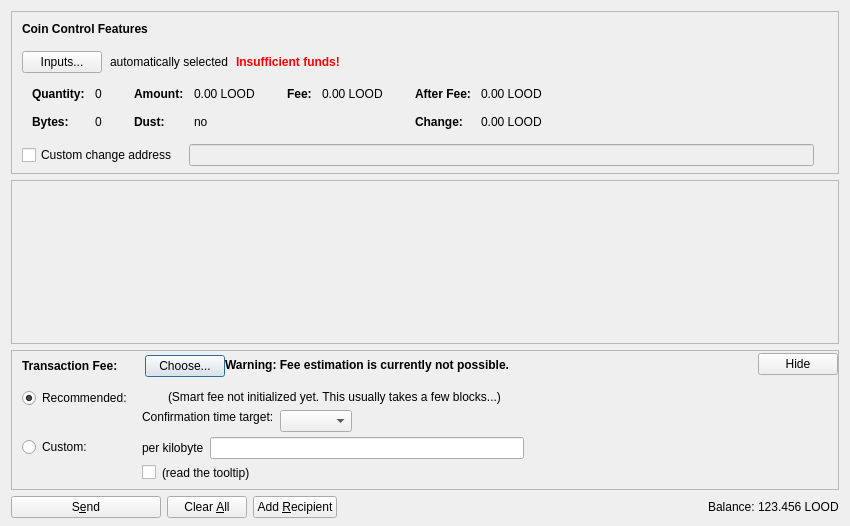
<?xml version="1.0" encoding="UTF-8"?>
<ui version="4.0">
 <class>SendCoinsDialog</class>
 <widget class="QDialog" name="SendCoinsDialog">
  <property name="geometry">
   <rect>
    <x>0</x>
    <y>0</y>
    <width>850</width>
    <height>526</height>
   </rect>
  </property>
  <property name="windowTitle">
   <string>Send Coins</string>
  </property>
  <layout class="QVBoxLayout" name="verticalLayout" stretch="0,1,0,0">
   <property name="bottomMargin">
    <number>8</number>
   </property>
   <item>
    <widget class="QFrame" name="frameCoinControl">
     <property name="sizePolicy">
      <sizepolicy hsizetype="Expanding" vsizetype="Expanding">
       <horstretch>0</horstretch>
       <verstretch>0</verstretch>
      </sizepolicy>
     </property>
     <property name="maximumSize">
      <size>
       <width>16777215</width>
       <height>16777215</height>
      </size>
     </property>
     <property name="frameShape">
      <enum>QFrame::StyledPanel</enum>
     </property>
     <property name="frameShadow">
      <enum>QFrame::Sunken</enum>
     </property>
     <layout class="QVBoxLayout" name="verticalLayoutCoinControl2">
      <property name="spacing">
       <number>0</number>
      </property>
      <property name="leftMargin">
       <number>0</number>
      </property>
      <property name="topMargin">
       <number>0</number>
      </property>
      <property name="rightMargin">
       <number>0</number>
      </property>
      <property name="bottomMargin">
       <number>6</number>
      </property>
      <item>
       <layout class="QVBoxLayout" name="verticalLayoutCoinControl" stretch="0,0,0,0,1">
        <property name="spacing">
         <number>0</number>
        </property>
        <property name="leftMargin">
         <number>10</number>
        </property>
        <property name="topMargin">
         <number>10</number>
        </property>
        <item>
         <layout class="QHBoxLayout" name="horizontalLayoutCoinControl1">
          <property name="bottomMargin">
           <number>15</number>
          </property>
          <item>
           <widget class="QLabel" name="labelCoinControlFeatures">
            <property name="sizePolicy">
             <sizepolicy hsizetype="Preferred" vsizetype="Maximum">
              <horstretch>0</horstretch>
              <verstretch>0</verstretch>
             </sizepolicy>
            </property>
            <property name="font">
             <font>
              <weight>75</weight>
              <bold>true</bold>
             </font>
            </property>
            <property name="styleSheet">
             <string notr="true">font-weight:bold;</string>
            </property>
            <property name="text">
             <string>Coin Control Features</string>
            </property>
           </widget>
          </item>
         </layout>
        </item>
        <item>
         <layout class="QHBoxLayout" name="horizontalLayoutCoinControl2" stretch="0,0,0,0">
          <property name="spacing">
           <number>8</number>
          </property>
          <property name="bottomMargin">
           <number>10</number>
          </property>
          <item>
           <widget class="QPushButton" name="pushButtonCoinControl">
            <property name="styleSheet">
             <string notr="true"/>
            </property>
            <property name="text">
             <string>Inputs...</string>
            </property>
            <property name="autoDefault">
             <bool>false</bool>
            </property>
           </widget>
          </item>
          <item>
           <widget class="QLabel" name="labelCoinControlAutomaticallySelected">
            <property name="text">
             <string>automatically selected</string>
            </property>
            <property name="margin">
             <number>5</number>
            </property>
           </widget>
          </item>
          <item>
           <widget class="QLabel" name="labelCoinControlInsuffFunds">
            <property name="font">
             <font>
              <weight>75</weight>
              <bold>true</bold>
             </font>
            </property>
            <property name="styleSheet">
             <string notr="true">color:red;font-weight:bold;</string>
            </property>
            <property name="text">
             <string>Insufficient funds!</string>
            </property>
            <property name="margin">
             <number>5</number>
            </property>
           </widget>
          </item>
          <item>
           <spacer name="horizontalSpacerCoinControl">
            <property name="orientation">
             <enum>Qt::Horizontal</enum>
            </property>
            <property name="sizeHint" stdset="0">
             <size>
              <width>40</width>
              <height>1</height>
             </size>
            </property>
           </spacer>
          </item>
         </layout>
        </item>
        <item>
         <widget class="QWidget" name="widgetCoinControl" native="true">
          <property name="sizePolicy">
           <sizepolicy hsizetype="Preferred" vsizetype="Preferred">
            <horstretch>0</horstretch>
            <verstretch>0</verstretch>
           </sizepolicy>
          </property>
          <property name="minimumSize">
           <size>
            <width>0</width>
            <height>0</height>
           </size>
          </property>
          <property name="styleSheet">
           <string notr="true"/>
          </property>
          <layout class="QHBoxLayout" name="horizontalLayoutCoinControl5">
           <property name="leftMargin">
            <number>0</number>
           </property>
           <property name="topMargin">
            <number>0</number>
           </property>
           <property name="rightMargin">
            <number>0</number>
           </property>
           <property name="bottomMargin">
            <number>0</number>
           </property>
           <item>
            <layout class="QHBoxLayout" name="horizontalLayoutCoinControl3" stretch="0,0,0,1">
             <property name="spacing">
              <number>20</number>
             </property>
             <property name="topMargin">
              <number>0</number>
             </property>
             <property name="bottomMargin">
              <number>10</number>
             </property>
             <item>
              <layout class="QFormLayout" name="formLayoutCoinControl1">
               <property name="horizontalSpacing">
                <number>10</number>
               </property>
               <property name="verticalSpacing">
                <number>14</number>
               </property>
               <property name="leftMargin">
                <number>10</number>
               </property>
               <property name="topMargin">
                <number>4</number>
               </property>
               <property name="rightMargin">
                <number>6</number>
               </property>
               <item row="0" column="0">
                <widget class="QLabel" name="labelCoinControlQuantityText">
                 <property name="font">
                  <font>
                   <weight>75</weight>
                   <bold>true</bold>
                  </font>
                 </property>
                 <property name="text">
                  <string>Quantity:</string>
                 </property>
                 <property name="margin">
                  <number>0</number>
                 </property>
                </widget>
               </item>
               <item row="0" column="1">
                <widget class="QLabel" name="labelCoinControlQuantity">
                 <property name="cursor">
                  <cursorShape>IBeamCursor</cursorShape>
                 </property>
                 <property name="contextMenuPolicy">
                  <enum>Qt::ActionsContextMenu</enum>
                 </property>
                 <property name="text">
                  <string notr="true">0</string>
                 </property>
                 <property name="margin">
                  <number>0</number>
                 </property>
                 <property name="textInteractionFlags">
                  <set>Qt::LinksAccessibleByMouse|Qt::TextSelectableByKeyboard|Qt::TextSelectableByMouse</set>
                 </property>
                </widget>
               </item>
               <item row="1" column="0">
                <widget class="QLabel" name="labelCoinControlBytesText">
                 <property name="font">
                  <font>
                   <weight>75</weight>
                   <bold>true</bold>
                  </font>
                 </property>
                 <property name="text">
                  <string>Bytes:</string>
                 </property>
                </widget>
               </item>
               <item row="1" column="1">
                <widget class="QLabel" name="labelCoinControlBytes">
                 <property name="cursor">
                  <cursorShape>IBeamCursor</cursorShape>
                 </property>
                 <property name="contextMenuPolicy">
                  <enum>Qt::ActionsContextMenu</enum>
                 </property>
                 <property name="text">
                  <string notr="true">0</string>
                 </property>
                 <property name="textInteractionFlags">
                  <set>Qt::LinksAccessibleByMouse|Qt::TextSelectableByKeyboard|Qt::TextSelectableByMouse</set>
                 </property>
                </widget>
               </item>
              </layout>
             </item>
             <item>
              <layout class="QFormLayout" name="formLayoutCoinControl2">
               <property name="horizontalSpacing">
                <number>10</number>
               </property>
               <property name="verticalSpacing">
                <number>14</number>
               </property>
               <property name="leftMargin">
                <number>6</number>
               </property>
               <property name="topMargin">
                <number>4</number>
               </property>
               <property name="rightMargin">
                <number>6</number>
               </property>
               <item row="0" column="0">
                <widget class="QLabel" name="labelCoinControlAmountText">
                 <property name="font">
                  <font>
                   <weight>75</weight>
                   <bold>true</bold>
                  </font>
                 </property>
                 <property name="text">
                  <string>Amount:</string>
                 </property>
                 <property name="margin">
                  <number>0</number>
                 </property>
                </widget>
               </item>
               <item row="0" column="1">
                <widget class="QLabel" name="labelCoinControlAmount">
                 <property name="cursor">
                  <cursorShape>IBeamCursor</cursorShape>
                 </property>
                 <property name="contextMenuPolicy">
                  <enum>Qt::ActionsContextMenu</enum>
                 </property>
                 <property name="text">
                  <string notr="true">0.00 LOOD</string>
                 </property>
                 <property name="textInteractionFlags">
                  <set>Qt::LinksAccessibleByMouse|Qt::TextSelectableByKeyboard|Qt::TextSelectableByMouse</set>
                 </property>
                </widget>
               </item>
               <item row="1" column="0">
                <widget class="QLabel" name="labelCoinControlLowOutputText">
                 <property name="font">
                  <font>
                   <weight>75</weight>
                   <bold>true</bold>
                  </font>
                 </property>
                 <property name="text">
                  <string>Dust:</string>
                 </property>
                </widget>
               </item>
               <item row="1" column="1">
                <widget class="QLabel" name="labelCoinControlLowOutput">
                 <property name="cursor">
                  <cursorShape>IBeamCursor</cursorShape>
                 </property>
                 <property name="contextMenuPolicy">
                  <enum>Qt::ActionsContextMenu</enum>
                 </property>
                 <property name="text">
                  <string notr="true">no</string>
                 </property>
                 <property name="textInteractionFlags">
                  <set>Qt::LinksAccessibleByMouse|Qt::TextSelectableByKeyboard|Qt::TextSelectableByMouse</set>
                 </property>
                </widget>
               </item>
              </layout>
             </item>
             <item>
              <layout class="QFormLayout" name="formLayoutCoinControl3">
               <property name="horizontalSpacing">
                <number>10</number>
               </property>
               <property name="verticalSpacing">
                <number>14</number>
               </property>
               <property name="leftMargin">
                <number>6</number>
               </property>
               <property name="topMargin">
                <number>4</number>
               </property>
               <property name="rightMargin">
                <number>6</number>
               </property>
               <item row="0" column="0">
                <widget class="QLabel" name="labelCoinControlFeeText">
                 <property name="font">
                  <font>
                   <weight>75</weight>
                   <bold>true</bold>
                  </font>
                 </property>
                 <property name="text">
                  <string>Fee:</string>
                 </property>
                 <property name="margin">
                  <number>0</number>
                 </property>
                </widget>
               </item>
               <item row="0" column="1">
                <widget class="QLabel" name="labelCoinControlFee">
                 <property name="cursor">
                  <cursorShape>IBeamCursor</cursorShape>
                 </property>
                 <property name="contextMenuPolicy">
                  <enum>Qt::ActionsContextMenu</enum>
                 </property>
                 <property name="text">
                  <string notr="true">0.00 LOOD</string>
                 </property>
                 <property name="textInteractionFlags">
                  <set>Qt::LinksAccessibleByMouse|Qt::TextSelectableByKeyboard|Qt::TextSelectableByMouse</set>
                 </property>
                </widget>
               </item>
              </layout>
             </item>
             <item>
              <layout class="QFormLayout" name="formLayoutCoinControl4">
               <property name="horizontalSpacing">
                <number>10</number>
               </property>
               <property name="verticalSpacing">
                <number>14</number>
               </property>
               <property name="leftMargin">
                <number>6</number>
               </property>
               <property name="topMargin">
                <number>4</number>
               </property>
               <property name="rightMargin">
                <number>6</number>
               </property>
               <item row="0" column="0">
                <widget class="QLabel" name="labelCoinControlAfterFeeText">
                 <property name="font">
                  <font>
                   <weight>75</weight>
                   <bold>true</bold>
                  </font>
                 </property>
                 <property name="text">
                  <string>After Fee:</string>
                 </property>
                 <property name="margin">
                  <number>0</number>
                 </property>
                </widget>
               </item>
               <item row="0" column="1">
                <widget class="QLabel" name="labelCoinControlAfterFee">
                 <property name="cursor">
                  <cursorShape>IBeamCursor</cursorShape>
                 </property>
                 <property name="contextMenuPolicy">
                  <enum>Qt::ActionsContextMenu</enum>
                 </property>
                 <property name="text">
                  <string notr="true">0.00 LOOD</string>
                 </property>
                 <property name="textInteractionFlags">
                  <set>Qt::LinksAccessibleByMouse|Qt::TextSelectableByKeyboard|Qt::TextSelectableByMouse</set>
                 </property>
                </widget>
               </item>
               <item row="1" column="0">
                <widget class="QLabel" name="labelCoinControlChangeText">
                 <property name="font">
                  <font>
                   <weight>75</weight>
                   <bold>true</bold>
                  </font>
                 </property>
                 <property name="text">
                  <string>Change:</string>
                 </property>
                </widget>
               </item>
               <item row="1" column="1">
                <widget class="QLabel" name="labelCoinControlChange">
                 <property name="cursor">
                  <cursorShape>IBeamCursor</cursorShape>
                 </property>
                 <property name="contextMenuPolicy">
                  <enum>Qt::ActionsContextMenu</enum>
                 </property>
                 <property name="text">
                  <string notr="true">0.00 LOOD</string>
                 </property>
                 <property name="textInteractionFlags">
                  <set>Qt::LinksAccessibleByMouse|Qt::TextSelectableByKeyboard|Qt::TextSelectableByMouse</set>
                 </property>
                </widget>
               </item>
              </layout>
             </item>
            </layout>
           </item>
          </layout>
         </widget>
        </item>
        <item>
         <layout class="QHBoxLayout" name="horizontalLayoutCoinControl4" stretch="0,0,0">
          <property name="spacing">
           <number>12</number>
          </property>
          <property name="sizeConstraint">
           <enum>QLayout::SetDefaultConstraint</enum>
          </property>
          <property name="topMargin">
           <number>5</number>
          </property>
          <property name="rightMargin">
           <number>5</number>
          </property>
          <item>
           <widget class="QCheckBox" name="checkBoxCoinControlChange">
            <property name="toolTip">
             <string>If this is activated, but the change address is empty or invalid, change will be sent to a newly generated address.</string>
            </property>
            <property name="text">
             <string>Custom change address</string>
            </property>
           </widget>
          </item>
          <item>
           <widget class="QValidatedLineEdit" name="lineEditCoinControlChange">
            <property name="enabled">
             <bool>false</bool>
            </property>
            <property name="sizePolicy">
             <sizepolicy hsizetype="Expanding" vsizetype="Fixed">
              <horstretch>0</horstretch>
              <verstretch>0</verstretch>
             </sizepolicy>
            </property>
           </widget>
          </item>
          <item>
           <widget class="QLabel" name="labelCoinControlChangeLabel">
            <property name="sizePolicy">
             <sizepolicy hsizetype="Preferred" vsizetype="Expanding">
              <horstretch>0</horstretch>
              <verstretch>0</verstretch>
             </sizepolicy>
            </property>
            <property name="minimumSize">
             <size>
              <width>0</width>
              <height>0</height>
             </size>
            </property>
            <property name="text">
             <string/>
            </property>
            <property name="margin">
             <number>3</number>
            </property>
           </widget>
          </item>
         </layout>
        </item>
        <item>
         <spacer name="verticalSpacerCoinControl">
          <property name="orientation">
           <enum>Qt::Vertical</enum>
          </property>
          <property name="sizeHint" stdset="0">
           <size>
            <width>800</width>
            <height>1</height>
           </size>
          </property>
         </spacer>
        </item>
       </layout>
      </item>
     </layout>
    </widget>
   </item>
   <item>
    <widget class="QScrollArea" name="scrollArea">
     <property name="widgetResizable">
      <bool>true</bool>
     </property>
     <widget class="QWidget" name="scrollAreaWidgetContents">
      <property name="geometry">
       <rect>
        <x>0</x>
        <y>0</y>
        <width>830</width>
        <height>104</height>
       </rect>
      </property>
      <layout class="QVBoxLayout" name="verticalLayout_2" stretch="0,1">
       <property name="leftMargin">
        <number>0</number>
       </property>
       <property name="topMargin">
        <number>0</number>
       </property>
       <property name="rightMargin">
        <number>0</number>
       </property>
       <property name="bottomMargin">
        <number>0</number>
       </property>
       <item>
        <layout class="QVBoxLayout" name="entries">
         <property name="spacing">
          <number>6</number>
         </property>
        </layout>
       </item>
       <item>
        <spacer name="verticalSpacer">
         <property name="orientation">
          <enum>Qt::Vertical</enum>
         </property>
         <property name="sizeHint" stdset="0">
          <size>
           <width>20</width>
           <height>40</height>
          </size>
         </property>
        </spacer>
       </item>
      </layout>
     </widget>
    </widget>
   </item>
   <item>
    <widget class="QFrame" name="frameFee">
     <property name="sizePolicy">
      <sizepolicy hsizetype="Expanding" vsizetype="Expanding">
       <horstretch>0</horstretch>
       <verstretch>0</verstretch>
      </sizepolicy>
     </property>
     <property name="maximumSize">
      <size>
       <width>16777215</width>
       <height>16777215</height>
      </size>
     </property>
     <property name="frameShape">
      <enum>QFrame::StyledPanel</enum>
     </property>
     <property name="frameShadow">
      <enum>QFrame::Sunken</enum>
     </property>
     <layout class="QVBoxLayout" name="verticalLayoutFee1">
      <property name="spacing">
       <number>0</number>
      </property>
      <property name="leftMargin">
       <number>0</number>
      </property>
      <property name="topMargin">
       <number>0</number>
      </property>
      <property name="rightMargin">
       <number>0</number>
      </property>
      <property name="bottomMargin">
       <number>0</number>
      </property>
      <item>
       <layout class="QVBoxLayout" name="verticalLayoutFee2" stretch="0,0,0">
        <property name="spacing">
         <number>0</number>
        </property>
        <property name="leftMargin">
         <number>10</number>
        </property>
        <property name="topMargin">
         <number>0</number>
        </property>
        <item>
         <layout class="QHBoxLayout" name="horizontalLayoutFee1">
          <property name="bottomMargin">
           <number>0</number>
          </property>
          <item>
           <layout class="QVBoxLayout" name="verticalLayoutFee7">
            <property name="spacing">
             <number>0</number>
            </property>
            <item>
             <spacer name="verticalSpacerSmartFee">
              <property name="orientation">
               <enum>Qt::Vertical</enum>
              </property>
              <property name="sizeType">
               <enum>QSizePolicy::Fixed</enum>
              </property>
              <property name="sizeHint" stdset="0">
               <size>
                <width>1</width>
                <height>4</height>
               </size>
              </property>
             </spacer>
            </item>
            <item>
             <layout class="QHBoxLayout" name="horizontalLayoutSmartFee">
              <property name="spacing">
               <number>10</number>
              </property>
              <item>
               <widget class="QLabel" name="labelFeeHeadline">
                <property name="sizePolicy">
                 <sizepolicy hsizetype="Preferred" vsizetype="Maximum">
                  <horstretch>0</horstretch>
                  <verstretch>0</verstretch>
                 </sizepolicy>
                </property>
                <property name="font">
                 <font>
                  <weight>75</weight>
                  <bold>true</bold>
                 </font>
                </property>
                <property name="styleSheet">
                 <string notr="true">font-weight:bold;</string>
                </property>
                <property name="text">
                 <string>Transaction Fee:</string>
                </property>
               </widget>
              </item>
              <item>
               <widget class="QLabel" name="labelFeeMinimized">
                <property name="text">
                 <string/>
                </property>
               </widget>
              </item>
              <item>
               <widget class="QPushButton" name="buttonChooseFee">
                <property name="text">
                 <string>Choose...</string>
                </property>
               </widget>
              </item>
             </layout>
            </item>
            <item>
             <spacer name="verticalSpacer_5">
              <property name="orientation">
               <enum>Qt::Vertical</enum>
              </property>
              <property name="sizeHint" stdset="0">
               <size>
                <width>1</width>
                <height>1</height>
               </size>
              </property>
             </spacer>
            </item>
           </layout>
          </item>
          <item>
           <widget class="QLabel" name="fallbackFeeWarningLabel">
            <property name="toolTip">
             <string>Using the fallbackfee can result in sending a transaction that will take several hours or days (or never) to confirm. Consider choosing your fee manually or wait until you have validated the complete chain.</string>
            </property>
            <property name="font">
            <font>
                <weight>75</weight>
                <bold>true</bold>
            </font>
            </property>
            <property name="text">
             <string>Warning: Fee estimation is currently not possible.</string>
            </property>
            <property name="wordWrap">
             <bool>false</bool>
            </property>
           </widget>
          </item>
          <item>
           <spacer name="horizontalSpacer_4">
            <property name="orientation">
             <enum>Qt::Horizontal</enum>
            </property>
            <property name="sizeType">
             <enum>QSizePolicy::MinimumExpanding</enum>
            </property>
            <property name="sizeHint" stdset="0">
             <size>
              <width>40</width>
              <height>20</height>
             </size>
            </property>
           </spacer>
          </item>
          <item>
           <widget class="QPushButton" name="buttonMinimizeFee">
            <property name="toolTip">
             <string>collapse fee-settings</string>
            </property>
            <property name="text">
             <string>Hide</string>
            </property>
           </widget>
          </item>
         </layout>
        </item>
        <item>
         <widget class="QFrame" name="frameFeeSelection">
          <layout class="QVBoxLayout" name="verticalLayoutFee12">
           <property name="spacing">
            <number>0</number>
           </property>
           <property name="leftMargin">
            <number>0</number>
           </property>
           <property name="topMargin">
            <number>0</number>
           </property>
           <property name="rightMargin">
            <number>0</number>
           </property>
           <property name="bottomMargin">
            <number>0</number>
           </property>
           <item>
            <layout class="QGridLayout" name="gridLayoutFee">
             <property name="topMargin">
              <number>10</number>
             </property>
             <property name="bottomMargin">
              <number>4</number>
             </property>
             <property name="horizontalSpacing">
              <number>10</number>
             </property>
             <property name="verticalSpacing">
              <number>4</number>
             </property>
             <item row="1" column="1">
              <layout class="QVBoxLayout" name="verticalLayoutFee8">
               <property name="spacing">
                <number>6</number>
               </property>
               <item>
                <layout class="QHBoxLayout" name="horizontalLayoutFee13">
                 <item>
                  <widget class="QLabel" name="labelCustomPerKilobyte">
                   <property name="toolTip">
                    <string>If the custom fee is set to 1000 satoshis and the transaction is only 250 bytes, then &quot;per kilobyte&quot; only pays 250 satoshis in fee, while &quot;total at least&quot; pays 1000 satoshis. For transactions bigger than a kilobyte both pay by kilobyte.</string>
                   </property>
                   <property name="text">
                    <string>per kilobyte</string>
                   </property>
                  </widget>
                 </item>
                 <item>
                  <widget class="LoodAmountField" name="customFee"/>
                 </item>
                 <item>
                  <spacer name="horizontalSpacer_6">
                   <property name="orientation">
                    <enum>Qt::Horizontal</enum>
                   </property>
                   <property name="sizeHint" stdset="0">
                    <size>
                     <width>1</width>
                     <height>1</height>
                    </size>
                   </property>
                  </spacer>
                 </item>
                </layout>
               </item>
               <item>
                <layout class="QHBoxLayout" name="horizontalLayoutFee8">
                 <item>
                  <widget class="QCheckBox" name="checkBoxMinimumFee">
                   <property name="toolTip">
                    <string>Paying only the minimum fee is just fine as long as there is less transaction volume than space in the blocks. But be aware that this can end up in a never confirming transaction once there is more demand for lood transactions than the network can process.</string>
                   </property>
                   <property name="text">
                    <string/>
                   </property>
                  </widget>
                 </item>
                 <item>
                  <widget class="QLabel" name="labelMinFeeWarning">
                   <property name="enabled">
                    <bool>true</bool>
                   </property>
                   <property name="toolTip">
                    <string>Paying only the minimum fee is just fine as long as there is less transaction volume than space in the blocks. But be aware that this can end up in a never confirming transaction once there is more demand for lood transactions than the network can process.</string>
                   </property>
                   <property name="text">
                    <string>(read the tooltip)</string>
                   </property>
                   <property name="margin">
                    <number>5</number>
                   </property>
                  </widget>
                 </item>
                 <item>
                  <spacer name="horizontalSpacer_2">
                   <property name="orientation">
                    <enum>Qt::Horizontal</enum>
                   </property>
                   <property name="sizeHint" stdset="0">
                    <size>
                     <width>1</width>
                     <height>1</height>
                    </size>
                   </property>
                  </spacer>
                 </item>
                </layout>
               </item>
              </layout>
             </item>
             <item row="0" column="0">
              <layout class="QVBoxLayout" name="verticalLayoutFee4" stretch="0,1">
               <item>
                <widget class="QRadioButton" name="radioSmartFee">
                 <property name="text">
                  <string>Recommended:</string>
                 </property>
                 <property name="checked">
                  <bool>true</bool>
                 </property>
                 <attribute name="buttonGroup">
                  <string notr="true">groupFee</string>
                 </attribute>
                </widget>
               </item>
               <item>
                <spacer name="verticalSpacer_2">
                 <property name="orientation">
                  <enum>Qt::Vertical</enum>
                 </property>
                 <property name="sizeHint" stdset="0">
                  <size>
                   <width>1</width>
                   <height>1</height>
                  </size>
                 </property>
                </spacer>
               </item>
              </layout>
             </item>
             <item row="1" column="0">
              <layout class="QVBoxLayout" name="verticalLayoutFee9" stretch="0,1">
               <item>
                <widget class="QRadioButton" name="radioCustomFee">
                 <property name="text">
                  <string>Custom:</string>
                 </property>
                 <attribute name="buttonGroup">
                  <string notr="true">groupFee</string>
                 </attribute>
                </widget>
               </item>
               <item>
                <spacer name="verticalSpacer_6">
                 <property name="orientation">
                  <enum>Qt::Vertical</enum>
                 </property>
                 <property name="sizeHint" stdset="0">
                  <size>
                   <width>1</width>
                   <height>1</height>
                  </size>
                 </property>
                </spacer>
               </item>
              </layout>
             </item>
             <item row="0" column="1">
              <layout class="QVBoxLayout" name="verticalLayoutFee3" stretch="0,0,1">
               <property name="spacing">
                <number>6</number>
               </property>
               <property name="topMargin">
                <number>2</number>
               </property>
               <item>
                <layout class="QHBoxLayout" name="horizontalLayoutFee12">
                 <item>
                  <widget class="QLabel" name="labelSmartFee">
                   <property name="text">
                    <string/>
                   </property>
                   <property name="margin">
                    <number>2</number>
                   </property>
                  </widget>
                 </item>
                 <item>
                  <widget class="QLabel" name="labelFeeEstimation">
                   <property name="text">
                    <string/>
                   </property>
                  </widget>
                 </item>
                 <item>
                  <widget class="QLabel" name="labelSmartFee2">
                   <property name="text">
                    <string>(Smart fee not initialized yet. This usually takes a few blocks...)</string>
                   </property>
                   <property name="margin">
                    <number>2</number>
                   </property>
                  </widget>
                 </item>
                 <item>
                  <spacer name="horizontalSpacer_5">
                   <property name="orientation">
                    <enum>Qt::Horizontal</enum>
                   </property>
                   <property name="sizeHint" stdset="0">
                    <size>
                     <width>1</width>
                     <height>1</height>
                    </size>
                   </property>
                  </spacer>
                 </item>
                </layout>
               </item>
               <item>
                <layout class="QHBoxLayout" name="horizontalLayoutFee9">
                 <item>
                  <layout class="QVBoxLayout" name="verticalLayoutFee6">
                   <item>
                    <widget class="QLabel" name="labelSmartFee3">
                     <property name="text">
                      <string>Confirmation time target:</string>
                     </property>
                     <property name="margin">
                      <number>2</number>
                     </property>
                    </widget>
                   </item>
                   <item>
                    <spacer name="verticalSpacer_3">
                     <property name="orientation">
                      <enum>Qt::Vertical</enum>
                     </property>
                     <property name="sizeHint" stdset="0">
                      <size>
                       <width>1</width>
                       <height>1</height>
                      </size>
                     </property>
                    </spacer>
                   </item>
                  </layout>
                 </item>
                 <item>
                  <layout class="QVBoxLayout" name="verticalLayoutFee5">
                   <property name="rightMargin">
                    <number>30</number>
                   </property>
                   <item>
                    <layout class="QHBoxLayout" name="horizontalLayoutConfTarget">
                     <property name="bottomMargin">
                      <number>0</number>
                     </property>
                     <item>
                      <widget class="QComboBox" name="confTargetSelector"/>
                     </item>
                     <item>
                      <spacer name="horizontalSpacerConfTarget">
                       <property name="orientation">
                        <enum>Qt::Horizontal</enum>
                       </property>
                       <property name="sizeHint" stdset="0">
                        <size>
                         <width>40</width>
                         <height>20</height>
                        </size>
                       </property>
                      </spacer>
                     </item>
                    </layout>
                   </item>
                  </layout>
                 </item>
                </layout>
               </item>
               <item>
                <spacer name="verticalSpacer_4">
                 <property name="orientation">
                  <enum>Qt::Vertical</enum>
                 </property>
                 <property name="sizeHint" stdset="0">
                  <size>
                   <width>1</width>
                   <height>1</height>
                  </size>
                 </property>
                </spacer>
               </item>
              </layout>
             </item>
            </layout>
           </item>
          </layout>
         </widget>
        </item>
        <item>
         <spacer name="verticalSpacerFee">
          <property name="orientation">
           <enum>Qt::Vertical</enum>
          </property>
          <property name="sizeHint" stdset="0">
           <size>
            <width>40</width>
            <height>5</height>
           </size>
          </property>
         </spacer>
        </item>
       </layout>
      </item>
     </layout>
    </widget>
   </item>
   <item>
    <layout class="QHBoxLayout" name="horizontalLayout">
     <item>
      <widget class="QPushButton" name="sendButton">
       <property name="minimumSize">
        <size>
         <width>150</width>
         <height>0</height>
        </size>
       </property>
       <property name="toolTip">
        <string>Confirm the send action</string>
       </property>
       <property name="text">
        <string>S&amp;end</string>
       </property>
       <property name="icon">
        <iconset resource="../lood.qrc">
         <normaloff>:/icons/send</normaloff>:/icons/send</iconset>
       </property>
       <property name="autoDefault">
        <bool>false</bool>
       </property>
       <property name="default">
        <bool>false</bool>
       </property>
      </widget>
     </item>
     <item>
      <widget class="QPushButton" name="clearButton">
       <property name="sizePolicy">
        <sizepolicy hsizetype="Minimum" vsizetype="Fixed">
         <horstretch>0</horstretch>
         <verstretch>0</verstretch>
        </sizepolicy>
       </property>
       <property name="toolTip">
        <string>Clear all fields of the form.</string>
       </property>
       <property name="text">
        <string>Clear &amp;All</string>
       </property>
       <property name="icon">
        <iconset resource="../lood.qrc">
         <normaloff>:/icons/remove</normaloff>:/icons/remove</iconset>
       </property>
       <property name="autoDefault">
        <bool>false</bool>
       </property>
      </widget>
     </item>
     <item>
      <widget class="QPushButton" name="addButton">
       <property name="toolTip">
        <string>Send to multiple recipients at once</string>
       </property>
       <property name="text">
        <string>Add &amp;Recipient</string>
       </property>
       <property name="icon">
        <iconset resource="../lood.qrc">
         <normaloff>:/icons/add</normaloff>:/icons/add</iconset>
       </property>
       <property name="autoDefault">
        <bool>false</bool>
       </property>
      </widget>
     </item>
     <item>
      <spacer name="horizontalSpacer">
       <property name="orientation">
        <enum>Qt::Horizontal</enum>
       </property>
       <property name="sizeHint" stdset="0">
        <size>
         <width>40</width>
         <height>20</height>
        </size>
       </property>
      </spacer>
     </item>
     <item>
      <layout class="QHBoxLayout" name="horizontalLayout_2">
       <property name="spacing">
        <number>3</number>
       </property>
       <item>
        <widget class="QLabel" name="label">
         <property name="sizePolicy">
          <sizepolicy hsizetype="Preferred" vsizetype="Fixed">
           <horstretch>0</horstretch>
           <verstretch>0</verstretch>
          </sizepolicy>
         </property>
         <property name="text">
          <string>Balance:</string>
         </property>
        </widget>
       </item>
       <item>
        <widget class="QLabel" name="labelBalance">
         <property name="sizePolicy">
          <sizepolicy hsizetype="Preferred" vsizetype="Fixed">
           <horstretch>0</horstretch>
           <verstretch>0</verstretch>
          </sizepolicy>
         </property>
         <property name="cursor">
          <cursorShape>IBeamCursor</cursorShape>
         </property>
         <property name="text">
          <string notr="true">123.456 LOOD</string>
         </property>
         <property name="textInteractionFlags">
          <set>Qt::LinksAccessibleByMouse|Qt::TextSelectableByKeyboard|Qt::TextSelectableByMouse</set>
         </property>
        </widget>
       </item>
      </layout>
     </item>
    </layout>
   </item>
  </layout>
 </widget>
 <customwidgets>
  <customwidget>
   <class>QValidatedLineEdit</class>
   <extends>QLineEdit</extends>
   <header>qvalidatedlineedit.h</header>
  </customwidget>
  <customwidget>
   <class>LoodAmountField</class>
   <extends>QLineEdit</extends>
   <header>loodamountfield.h</header>
   <container>1</container>
  </customwidget>
 </customwidgets>
 <resources>
  <include location="../lood.qrc"/>
 </resources>
 <connections/>
 <buttongroups>
  <buttongroup name="groupFee"/>
 </buttongroups>
</ui>
